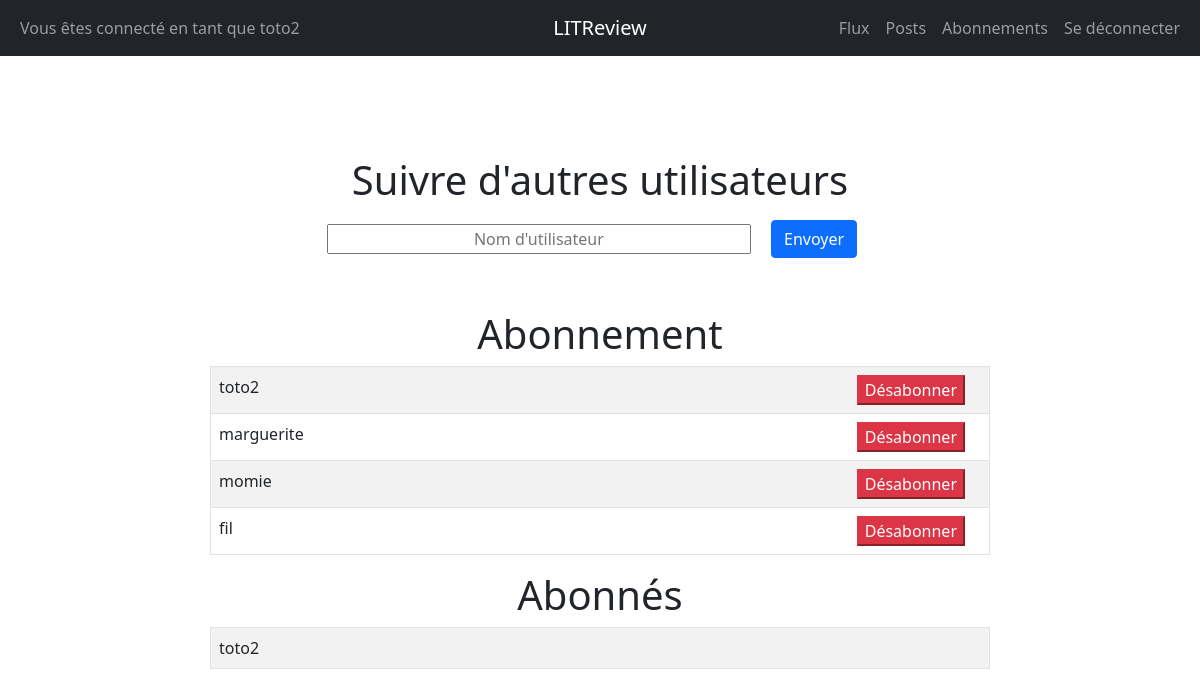
The app's page /abonnements/ (signed in), older data.
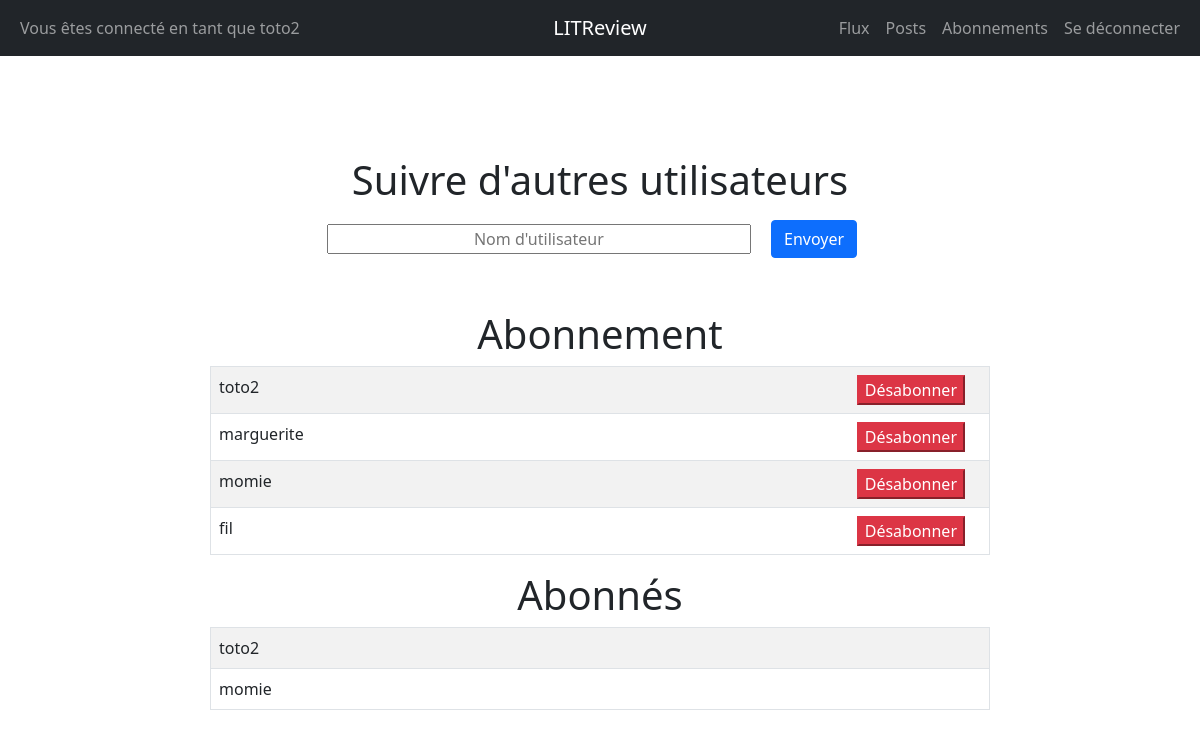
The same page, newer data.
### inscription/models.py (models this page shows)
class UserFollows(models.Model):
    user = models.ForeignKey(User, on_delete=models.CASCADE, related_name='following')
    followed_user = models.ForeignKey(User, on_delete=models.CASCADE, related_name='followed_by')
    class Meta:
        unique_together = ('user', 'followed_user')

class User(AbstractUser):
    pass

### inscription/views.py (the view, shortened to what this page needs)
# urls.py: path('abonnements/', views.abonnements, name='abonnements'),
@login_required
def abonnements(request):
    form = forms.FollowForm()
    message = ''
    follow = UserFollows.objects.all().filter(user=request.user)
    followed_by = UserFollows.objects.all().filter(followed_user=request.user)
    return render(request, 'inscription/abonnements.html',
                  context={'form': form, 'follow': follow, 'followed_by': followed_by, 'message': message})

### inscription/forms.py
class FollowForm(forms.Form):
    username = forms.CharField(
        widget=forms.TextInput(attrs={'placeholder': 'Nom d\'utilisateur', 'size': '40px', 'class': 'text-center'}, ),
        label='')

### inscription/templates/inscription/abonnements.html (shortened to what this page needs)
{% extends 'inscription/base.html' %}
{% block content %}
<div class="d-flex flex-column" style="width:65%;">
    <div>
        <h1 class="text-center mb-3">Suivre d'autres utilisateurs</h1>
        <div>
            <form class="text-center mb-5" method="post">
                {{ form }}
                <button type="submit" class="btn btn-primary mx-3 mb-1">Envoyer</button>
            </form>
        </div>
    </div>
    <div>
        <h1 class="text-center">Abonnement</h1>
        <table class="table table-striped border">
            {% for i in follow %}
             <tr>
                  <td>{{ i.followed_user }}</td>
                  <td class="text-end">
                      <form action="{% url 'abonnements' %}" method="post" >
                          <button type="submit" class=" btn-danger mx-3 ">Désabonner</button>
                      </form>
                  </td>
              </tr>
            {% endfor %}
        </table>
    </div>
    <div>
        <h1 class="text-center">Abonnés</h1>
          <table class="table table-striped border">
              {% for i in followed_by %}
              <tr>
                  <td>{{ i.user }}</td>
              </tr>
              {% endfor %}
          </table>
    </div>
</div>
{% endblock %}

Row changes from the older to the newer data that the page shows:
added UserFollows: user "momie", shown under "Abonnés"
